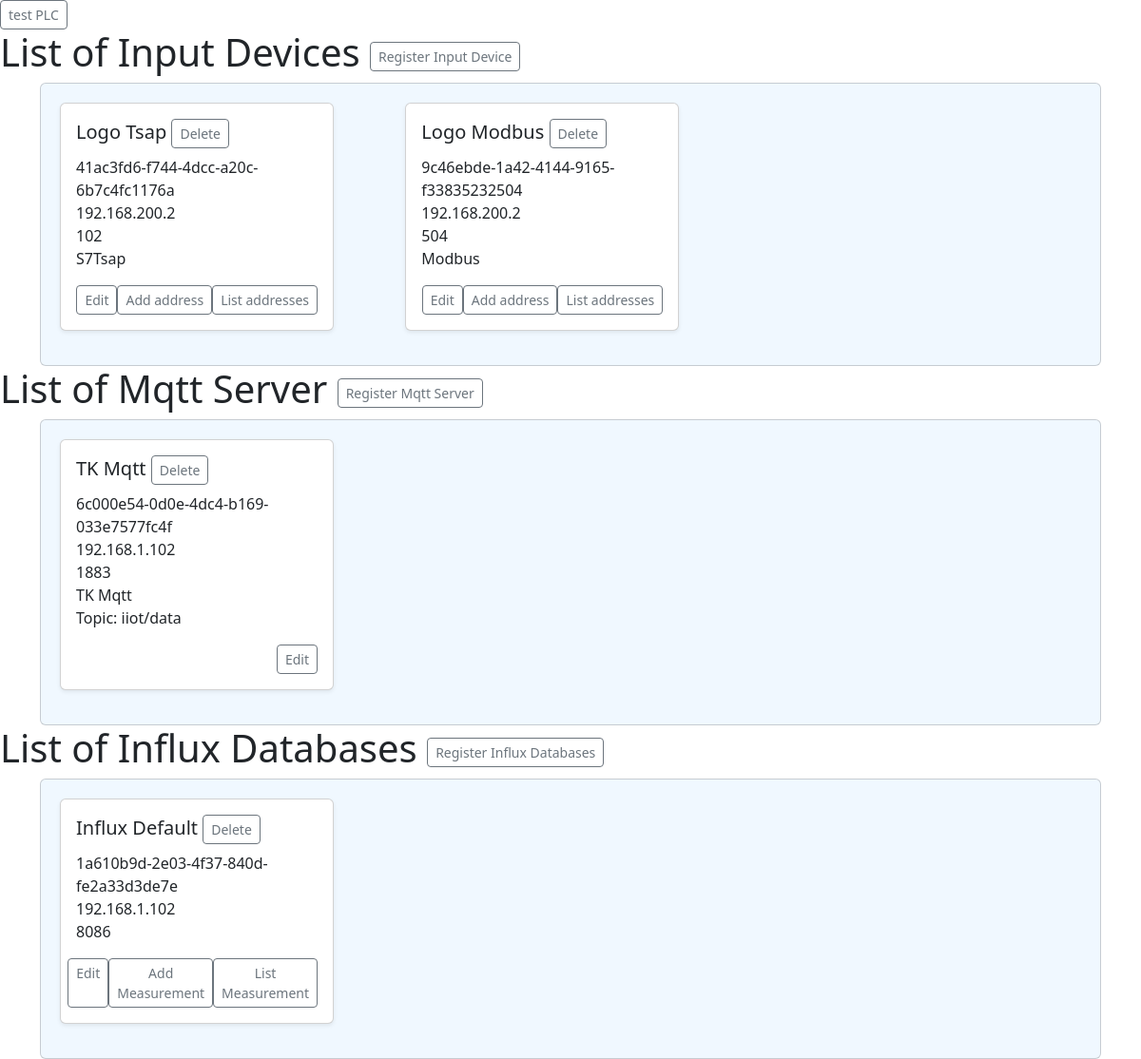
The page / on the database its author committed.
### iiot/models.py (models this page shows, shortened)
class InputDevices(models.Model):
    device_id=models.UUIDField(primary_key=True,default=uuid.uuid4,unique=True)
    device_name=models.CharField(max_length=24)
    ip_address=models.GenericIPAddressField(max_length=24)
    port=models.IntegerField()
    rack=models.IntegerField(default=1)
    slot=models.IntegerField(default=1)
    device_protocol=models.CharField(max_length=10,choices=plc_protocols,default="S7Tsap")

class MqttServers(models.Model):
    id=models.UUIDField(primary_key=True,default=uuid.uuid4)
    device_name=models.CharField(max_length=24)
    ip_address=models.GenericIPAddressField(max_length=24)
    port=models.IntegerField()
    topic=models.CharField(max_length=24,default="iiot/data")
    mqtt_user_name=models.CharField(max_length=24)
    mqtt_password=models.CharField(max_length=24)

class InfluxDatabases(models.Model):
    device_id=models.UUIDField(primary_key=True,default=uuid.uuid4,unique=True)
    device_name=models.CharField(max_length=24)
    ip_address=models.GenericIPAddressField(max_length=24)
    port=models.IntegerField()
    database=models.CharField(max_length=24)

### iiot/views.py (the view)
# urls.py: path("", views.listDevices,name='ListDevices'),
def listDevices(request):
    inputDevices=InputDevices.objects.all()
    mqttServers=MqttServers.objects.all()
    influxDatabases=InfluxDatabases.objects.all()
    context={
         'inputDevices':inputDevices,
         'mqttServers':mqttServers,
         'influxDatabases':influxDatabases
     }
    return render(request,"iiot/listDevices.html",context)

### iiot/templates/iiot/listDevices.html
{% extends 'base/base.html' %}
{% load crispy_forms_tags %}
{% block 'body' %}
<a href="{% url 'test'  %}" type="button" class="btn btn-sm btn-outline-secondary">test PLC</a>
    <div>
    <h1>List of Input Devices
        <a href="{% url 'RegisterInput'  %}" type="button" class="btn btn-sm btn-outline-secondary">Register Input Device</a>
    </h1>
    </div>
    <div class="container">
        <div class="card overflow-auto" style="background-color: #f0f8ff; padding: 20px;">
            <div class="row row-cols-1 row-cols-sm-2 row-cols-md-3 g-3">
                {% for dev in inputDevices %}
                <div class="col">
                    {% include "components/listing_InputDevices.html" %}
                </div>
                {% endfor %}
            </div>
        </div>
    </div>
    <div>
        <h1>List of Mqtt Server <a href="{% url 'RegMqtt'  %}" type="button" class="btn btn-sm btn-outline-secondary">Register Mqtt Server</a>
        </h1>
        </div>
    <div class="container">
        <div class="card overflow-auto" style="background-color: #f0f8ff; padding: 20px;">
            <div class="row row-cols-1 row-cols-sm-2 row-cols-md-3 g-3">
            {% for dev in mqttServers %}
            <div class="col">
                {% include "components/listing_MqttServers.html" %}
            </div>
            {% endfor %}
        </div>
    </div>
    </div>
    <div>
        <h1>List of Influx Databases <a href="{% url 'RegInflux'  %}" type="button" class="btn btn-sm btn-outline-secondary">Register Influx Databases</a>
        </h1>
        </div>
    <div class="container">
        <div class="card overflow-auto" style="background-color: #f0f8ff; padding: 20px;">
            <div class="row row-cols-1 row-cols-sm-2 row-cols-md-3 g-3">
            {% for dev in influxDatabases %}
            <div class="col">
                {% include "components/listing_InfluxDatabases.html" %}
            </div>
            {% endfor %}
        </div>
    </div>
    </div>
{% endblock %}

### iiot/templates/components/listing_InputDevices.html
<div class="card shadow-sm mb-3" style="max-width: 18rem;">
    <div class="card-body">
        <h5 class="card-title">{{dev.device_name}}
            <a href="{% url 'RemoveInputDevice'  device_id=dev.device_id %}" type="button" class="btn btn-sm btn-outline-secondary">Delete</a>
        </h5>
        <ul class="list-unstyled mb-3">
            <li>{{dev.device_id}}</li>
            <li>{{dev.ip_address}}</li> <li>{{dev.port}}</li>
            <li>{{dev.device_protocol}}</li>
        </ul>
        <div class="d-flex justify-content-end">
            <a href="{% url 'EditInput' device_id=dev.device_id %}" type="button" class="btn btn-sm btn-outline-secondary">Edit</a>
            <a href="{% url 'RegInputAddress' device_id=dev.device_id %}" type="button" class="btn btn-sm btn-outline-secondary">Add address</a>
            <a href="{% url 'ListInputAddress' %}" type="button" class="btn btn-sm btn-outline-secondary">List addresses</a>
        </div>
    </div>
</div>

### iiot/templates/components/listing_MqttServers.html
<div class="card shadow-sm mb-3" style="max-width: 18rem;">
    <div class="card-body">
        <h5 class="card-title">{{dev.device_name}}
            <a href="{% url 'RemoveMqtt'  id=dev.id %}" type="button" class="btn btn-sm btn-outline-secondary">Delete</a>
        </h5>
        <ul class="list-unstyled mb-3">
            <li>{{dev.id}}</li>
            <li>{{dev.ip_address}}</li> <li>{{dev.port}}</li>
            <li>{{dev.device_name}}</li>
            <li>Topic: {{dev.topic}}</li>
        </ul>
        <div class="d-flex justify-content-end">
            <a href="{% url 'EditMqtt'  id=dev.id %}" type="button" class="btn btn-sm btn-outline-secondary">Edit</a>
        </div>
    </div>
</div>

### iiot/templates/components/listing_InfluxDatabases.html
<div class="card shadow-sm mb-3" style="max-width: 18rem;">
    <div class="card-body">
        <h5 class="card-title">{{dev.device_name}}
            <a href="{% url 'RemoveInputDevice'  device_id=dev.device_id %}" type="button" class="btn btn-sm btn-outline-secondary">Delete</a>
        </h5>
        <ul class="list-unstyled mb-3">
            <li>{{dev.device_id}}</li>
            <li>{{dev.ip_address}}</li>
            <li>{{dev.port}}</li>
        </ul>
        <div class="d-flex justify-content-end">
            <a href="{% url 'EditInflux' device_id=dev.device_id %}" type="button" class="btn btn-sm btn-outline-secondary">Edit</a>
            <a href="{% url 'AddMeasurement' %}" type="button" class="btn btn-sm btn-outline-secondary">Add Measurement</a>
            <a href="{% url 'ListMeasurement' %}" type="button" class="btn btn-sm btn-outline-secondary">List Measurement</a>
        </div>
    </div>
</div>

### rows shown on the page
InputDevices: device_name "Logo Tsap", device_id "41ac3fd6-f744-4dcc-a20c-6b7c4fc1176a", ip_address "192.168.200.2", port "102", device_protocol "S7Tsap"
InputDevices: device_name "Logo Modbus", device_id "9c46ebde-1a42-4144-9165-f33835232504", ip_address "192.168.200.2", port "504", device_protocol "Modbus"
MqttServers: device_name "TK Mqtt", id "6c000e54-0d0e-4dc4-b169-033e7577fc4f", ip_address "192.168.1.102", port "1883", topic "iiot/data"
InfluxDatabases: device_name "Influx Default", device_id "1a610b9d-2e03-4f37-840d-fe2a33d3de7e", ip_address "192.168.1.102", port "8086"
